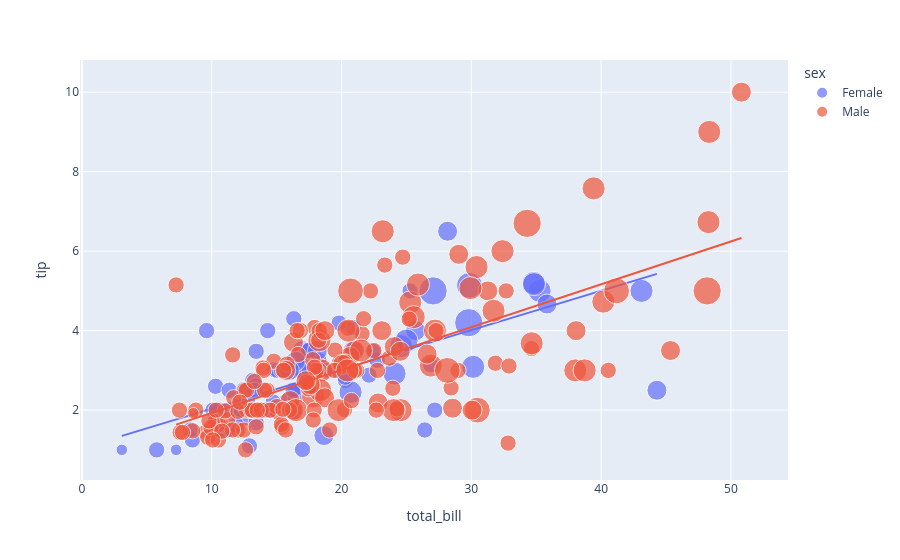

The cell this chart's notebook holds for it:
### Code cell
figure = px.scatter(data_frame=data, x="total_bill", y="tip", size="size", color="sex", trendline="ols")
figure.show()

### Figure 1 — Plotly figure (JSON) as saved in the notebook; plotly's stock layout.template omitted (floating-point values rounded to 4 significant figures; data arrays with more than 128 entries replaced by an {"elided": "..."} marker saying what was removed)
{"data": [{"hovertemplate": "sex=Female<br>total_bill=%{x}<br>tip=%{y}<br>size=%{marker.size}<extra></extra>", "legendgroup": "Female", "marker": {"color": "#636efa", "size": [2, 4, 4, 2, 3, 3, 2, 2, 2, 2, 4, 3, 2, 4, 2, 2, 1, 3, 2, 2, 2, 1, 4, 2, 2, 2, 2, 2, 3, 2, 2, 2, 1, 3, 2, 2, 2, 4, 2, 2, 6, 2, 2, 2, 2, 2, 2, 2, 2, 2, 2, 2, 6, 2, 2, 3, 2, 5, 4, 2, 3, 2, 2, 2, 2, 3, 3, 2, 4, 2, 2, 2, 2, 3, 2, 2, 3, 2, 4, 2, 3, 2, 2, 2, 3, 2, 2], "sizemode": "area", "sizeref": 0.015, "symbol": "circle"}, "mode": "markers", "name": "Female", "orientation": "v", "showlegend": true, "type": "scatter", "x": [16.99, 24.59, 35.26, 14.83, 10.33, 16.97, 20.29, 15.77, 19.65, 15.06, 20.69, 16.93, 10.29, 34.81, 26.41, 16.45, 3.07, 17.07, 26.86, 25.28, 14.73, 10.07, 34.83, 5.75, 16.32, 22.75, 11.35, 15.38, 44.3, 22.42, 20.92, 14.31, 7.25, 25.71, 17.31, 10.65, 12.43, 24.08, 13.42, 12.48, 29.8, 14.52, 11.38, 20.27, 11.17, 12.26, 18.26, 8.51, 10.33, 14.15, 13.16, 17.47, 27.05, 16.43, 8.35, 18.64, 11.87, 29.85, 25.0, 13.39, 16.21, 17.51, 10.59, 10.63, 9.6, 20.9, 18.15, 19.81, 43.11, 13.0, 12.74, 13.0, 16.4, 16.47, 12.76, 13.27, 28.17, 12.9, 30.14, 13.42, 15.98, 16.27, 10.09, 22.12, 35.83, 27.18, 18.78], "xaxis": "x", "y": [1.01, 3.61, 5.0, 3.02, 1.67, 3.5, 2.75, 2.23, 3.0, 3.0, 2.45, 3.07, 2.6, 5.2, 1.5, 2.47, 1.0, 3.0, 3.14, 5.0, 2.2, 1.83, 5.17, 1.0, 4.3, 3.25, 2.5, 3.0, 2.5, 3.48, 4.08, 4.0, 1.0, 4.0, 3.5, 1.5, 1.8, 2.92, 1.68, 2.52, 4.2, 2.0, 2.0, 2.83, 1.5, 2.0, 3.25, 1.25, 2.0, 2.0, 2.75, 3.5, 5.0, 2.3, 1.5, 1.36, 1.63, 5.14, 3.75, 2.61, 2.0, 3.0, 1.61, 2.0, 4.0, 3.5, 3.5, 4.19, 5.0, 2.0, 2.01, 2.0, 2.5, 3.23, 2.23, 2.5, 6.5, 1.1, 3.09, 3.48, 3.0, 2.5, 2.0, 2.88, 4.67, 2.0, 3.0], "yaxis": "y"}, {"hovertemplate": "<b>OLS trendline</b><br>tip = 0.0988779 * total_bill + 1.04802<br>R<sup>2</sup>=0.466488<br><br>sex=Female<br>total_bill=%{x}<br>tip=%{y} <b>(trend)</b><extra></extra>", "legendgroup": "Female", "marker": {"color": "#636efa", "symbol": "circle"}, "mode": "lines", "name": "Female", "showlegend": false, "type": "scatter", "x": [3.07, 5.75, 7.25, 8.35, 8.51, 9.6, 10.07, 10.09, 10.29, 10.33, 10.33, 10.59, 10.63, 10.65, 11.17, 11.35, 11.38, 11.87, 12.26, 12.43, 12.48, 12.74, 12.76, 12.9, 13.0, 13.0, 13.16, 13.27, 13.39, 13.42, 13.42, 14.15, 14.31, 14.52, 14.73, 14.83, 15.06, 15.38, 15.77, 15.98, 16.21, 16.27, 16.32, 16.4, 16.43, 16.45, 16.47, 16.93, 16.97, 16.99, 17.07, 17.31, 17.47, 17.51, 18.15, 18.26, 18.64, 18.78, 19.65, 19.81, 20.27, 20.29, 20.69, 20.9, 20.92, 22.12, 22.42, 22.75, 24.08, 24.59, 25.0, 25.28, 25.71, 26.41, 26.86, 27.05, 27.18, 28.17, 29.8, 29.85, 30.14, 34.81, 34.83, 35.26, 35.83, 43.11, 44.3], "xaxis": "x", "y": [1.352, 1.617, 1.765, 1.874, 1.889, 1.997, 2.044, 2.046, 2.065, 2.069, 2.069, 2.095, 2.099, 2.101, 2.152, 2.17, 2.173, 2.222, 2.26, 2.277, 2.282, 2.308, 2.31, 2.324, 2.333, 2.333, 2.349, 2.36, 2.372, 2.375, 2.375, 2.447, 2.463, 2.484, 2.504, 2.514, 2.537, 2.569, 2.607, 2.628, 2.651, 2.657, 2.662, 2.67, 2.673, 2.675, 2.677, 2.722, 2.726, 2.728, 2.736, 2.76, 2.775, 2.779, 2.843, 2.854, 2.891, 2.905, 2.991, 3.007, 3.052, 3.054, 3.094, 3.115, 3.117, 3.235, 3.265, 3.297, 3.429, 3.479, 3.52, 3.548, 3.59, 3.659, 3.704, 3.723, 3.736, 3.833, 3.995, 4.0, 4.028, 4.49, 4.492, 4.534, 4.591, 5.311, 5.428], "yaxis": "y"}, {"hovertemplate": "sex=Male<br>total_bill=%{x}<br>tip=%{y}<br>size=%{marker.size}<extra></extra>", "legendgroup": "Male", "marker": {"color": "#EF553B", "size": {"elided": "157 int values"}, "sizemode": "area", "sizeref": 0.015, "symbol": "circle"}, "mode": "markers", "name": "Male", "orientation": "v", "showlegend": true, "type": "scatter", "x": {"elided": "157 float values"}, "xaxis": "x", "y": {"elided": "157 float values"}, "yaxis": "y"}, {"hovertemplate": "<b>OLS trendline</b><br>tip = 0.107861 * total_bill + 0.852148<br>R<sup>2</sup>=0.448569<br><br>sex=Male<br>total_bill=%{x}<br>tip=%{y} <b>(trend)</b><extra></extra>", "legendgroup": "Male", "marker": {"color": "#EF553B", "symbol": "circle"}, "mode": "lines", "name": "Male", "showlegend": false, "type": "scatter", "x": {"elided": "157 float values"}, "xaxis": "x", "y": {"elided": "157 float values"}, "yaxis": "y"}], "layout": {"legend": {"itemsizing": "constant", "title": {"text": "sex"}, "tracegroupgap": 0}, "margin": {"t": 60}, "xaxis": {"anchor": "y", "domain": [0, 1], "title": {"text": "total_bill"}}, "yaxis": {"anchor": "x", "domain": [0, 1], "title": {"text": "tip"}}}}
